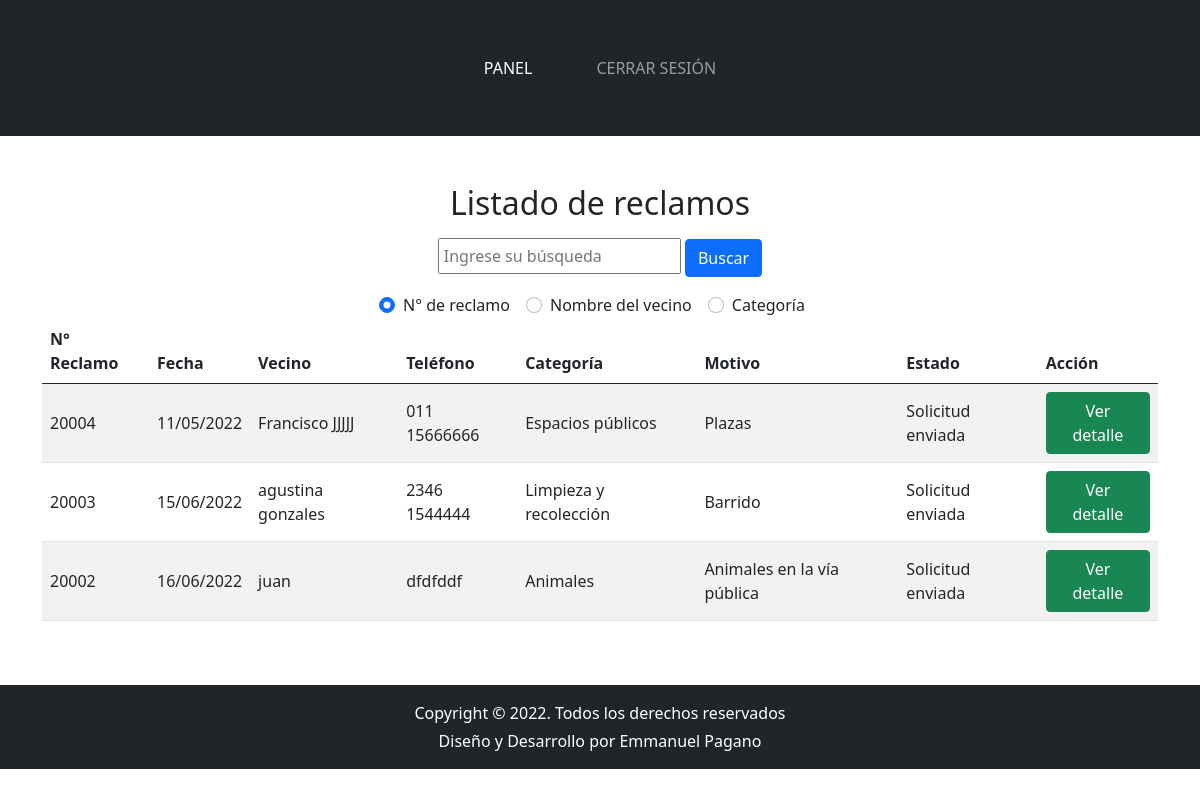
/adm/reclamos/listar-reclamo.php (signed in), run on an earlier commit of the app's database.
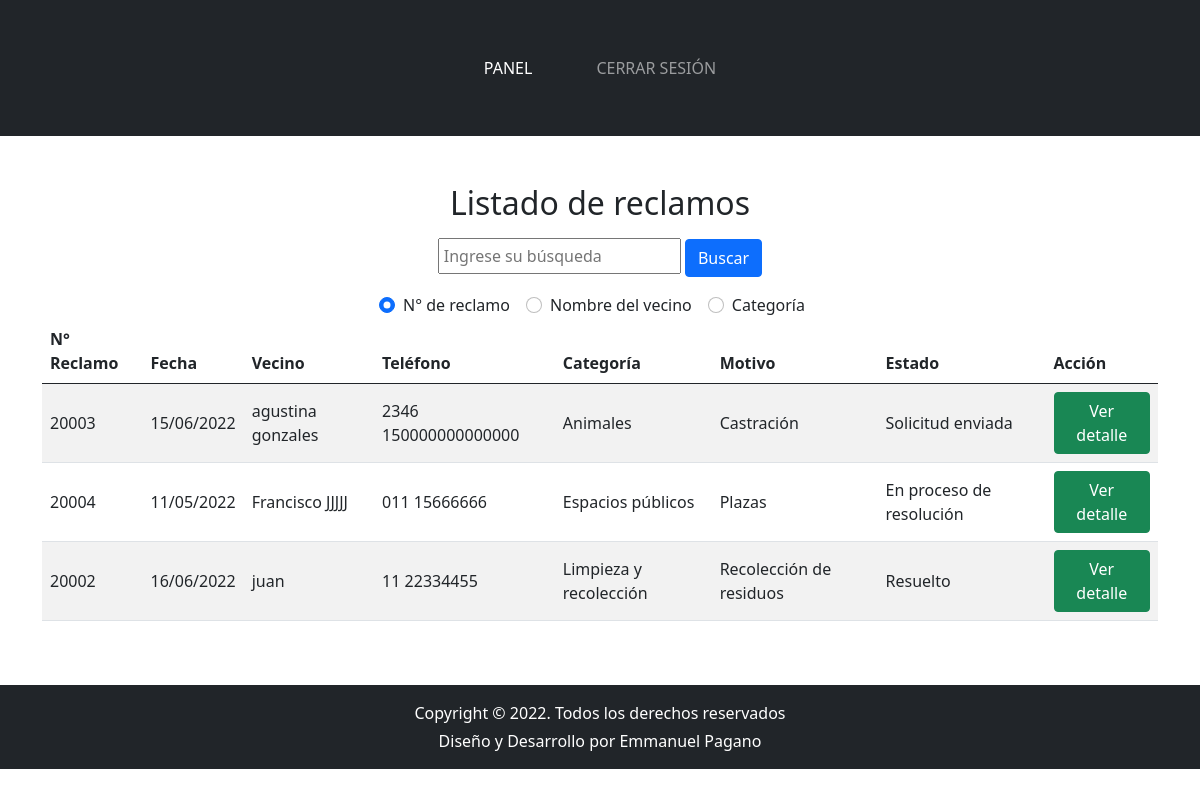
And on a later commit of the database.
### tables this page shows
CREATE TABLE `reclamos` (
  `idReclamo` int(11) NOT NULL AUTO_INCREMENT,
  `idSubcategoria` int(11) NOT NULL,
  `fechaReclamo` date NOT NULL,
  `nombreVecino` varchar(250) NOT NULL,
  `dni` int(8) NOT NULL,
  `idCalle` int(11) NOT NULL,
  `altura` int(11) NOT NULL,
  `direccionReclamo` varchar(250) NOT NULL,
  `telefonoVecino` varchar(250) NOT NULL,
  `correoVecino` varchar(250) NOT NULL,
  `idEstado` int(11) NOT NULL,
  `comentario` text NOT NULL,
  PRIMARY KEY (`idReclamo`),
  KEY `FK_estado` (`idEstado`),
  KEY `FK_subcategoria` (`idSubcategoria`),
  KEY `FK_calle` (`idCalle`),
  CONSTRAINT `relacion_reclamo_calle` FOREIGN KEY (`idCalle`) REFERENCES `calles` (`idCalle`),
  CONSTRAINT `relacion_reclamo_estado` FOREIGN KEY (`idEstado`) REFERENCES `estados` (`idEstado`),
  CONSTRAINT `relacion_reclamo_subcategoria` FOREIGN KEY (`idSubcategoria`) REFERENCES `subcategorias` (`idSubcategoria`)
);

CREATE TABLE `categorias` (
  `idCategoria` int(11) NOT NULL AUTO_INCREMENT,
  `categoria` varchar(250) NOT NULL,
  `descripcion` varchar(300) NOT NULL,
  `imgCategoria` varchar(300) NOT NULL,
  PRIMARY KEY (`idCategoria`)
);

CREATE TABLE `subcategorias` (
  `idSubcategoria` int(11) NOT NULL AUTO_INCREMENT,
  `subcategoria` varchar(250) NOT NULL,
  `descripcionSub` varchar(250) NOT NULL,
  `idCategoriaPadre` int(11) NOT NULL,
  PRIMARY KEY (`idSubcategoria`),
  KEY `FK_categoriaPadre` (`idCategoriaPadre`),
  CONSTRAINT `relacion_subcategoria_categoria` FOREIGN KEY (`idCategoriaPadre`) REFERENCES `categorias` (`idCategoria`)
);

CREATE TABLE `estados` (
  `idEstado` int(11) NOT NULL AUTO_INCREMENT,
  `estado` varchar(250) NOT NULL,
  PRIMARY KEY (`idEstado`)
);

### adm/reclamos/listar-reclamo.php (the view, shortened to what the changed rows need)
<?php
include("../../include/conexion.php");
if($_SERVER['REQUEST_METHOD'] == 'GET' && !empty($_GET['busqueda'])){
    $busqueda = $_GET['busqueda'];
    $filtro = $_GET['filtro'];
    if($filtro == 'numReclamo'){
        $cmd = $conexion->prepare('SELECT * FROM reclamos INNER JOIN subcategorias ON subcategorias.idSubcategoria = reclamos.idSubcategoria INNER JOIN categorias ON categorias.idCategoria = subcategorias.idCategoriaPadre INNER JOIN estados ON estados.idEstado = reclamos.idEstado WHERE idReclamo = :numReclamo ORDER BY reclamos.idEstado, reclamos.fechaReclamo');
        $cmd->execute(array(':numReclamo'=>$busqueda));
        $reclamos = $cmd->fetchAll();
    } else if($filtro == 'nombre'){
        $cmd = $conexion->prepare('SELECT * FROM reclamos INNER JOIN subcategorias ON subcategorias.idSubcategoria = reclamos.idSubcategoria INNER JOIN categorias ON categorias.idCategoria = subcategorias.idCategoriaPadre INNER JOIN estados ON estados.idEstado = reclamos.idEstado WHERE nombreVecino LIKE :busqueda ORDER BY reclamos.idEstado, reclamos.fechaReclamo');
        $cmd->execute(array(':busqueda'=>'%'.$busqueda.'%'));
        $reclamos = $cmd->fetchAll();
    } else {
        $cmd = $conexion->prepare('SELECT * FROM reclamos INNER JOIN subcategorias ON subcategorias.idSubcategoria = reclamos.idSubcategoria INNER JOIN categorias ON categorias.idCategoria = subcategorias.idCategoriaPadre INNER JOIN estados ON estados.idEstado = reclamos.idEstado WHERE categoria LIKE :busqueda ORDER BY reclamos.idEstado, reclamos.fechaReclamo');
        $cmd->execute(array(':busqueda'=>'%'.$busqueda.'%'));
        $reclamos = $cmd->fetchAll();
    }
}else{
    $cmd = $conexion->prepare('SELECT * FROM reclamos INNER JOIN subcategorias ON subcategorias.idSubcategoria = reclamos.idSubcategoria INNER JOIN categorias ON categorias.idCategoria = subcategorias.idCategoriaPadre INNER JOIN estados ON estados.idEstado = reclamos.idEstado ORDER BY reclamos.idEstado, reclamos.fechaReclamo');
    $cmd->execute();
    $reclamos = $cmd->fetchAll();
}
?>
<?php include('../../include/header-adm.php'); ?>
<section class="listado-abm py-5">
    <div class="container">
        <h2 class="titulo-seccion text-center">Listado de reclamos</h2>
        <div class="table-responsive">
            <table class="table table-striped">
                <thead>
                    <tr>
                    <th scope="col">N° Reclamo</th>
                    <th scope="col">Fecha</th>
                    <th scope="col">Vecino</th>
                    <th scope="col">Teléfono</th>
                    <th scope="col">Categoría</th>
                    <th scope="col">Motivo</th>
                    <th scope="col">Estado</th>
                    <th scope="col">Acción</th>
                    </tr>
                </thead>
                <tbody>
                    <?php
                    foreach ($reclamos as $fila) {
                        echo '
                        <tr>
                        <td>'.$fila["idReclamo"].'</td>
                        <td>'. date("d/m/Y", strtotime($fila["fechaReclamo"])) .'</td>
                        <td>'.$fila["nombreVecino"].'</td>
                        <td>'.$fila["telefonoVecino"].'</td>
                        <td>'.$fila["categoria"].'</td>
                        <td>'.$fila["subcategoria"].'</td>
                        <td>'.$fila["estado"].'</td>
                        <td>
                            <a href="modificar-reclamo.php?id='.$fila["idReclamo"].'" class="btn btn-success">Ver detalle</a>
                        </td>
                        </tr>
                        ';
                    }
                    ?>
                </tbody>
            </table>
        </div>
    </div>
</section>
<?php include('../../include/footer-adm.php'); ?>

What changed in the data, as far as the page shows it:
changed reclamos "agustina gonzales": telefonoVecino "2346 1544444" → "2346 150000000000000"; categorias.categoria "Limpieza y recolección" → "Animales"; idSubcategoria.subcategoria "Barrido" → "Castración"; moves up the list
changed reclamos "Francisco JJJJJ": idEstado.estado "Solicitud enviada" → "En proceso de resolución"
changed reclamos "juan": telefonoVecino "dfdfddf" → "11 22334455"; categorias.categoria "Animales" → "Limpieza y recolección"; idSubcategoria.subcategoria "Animales en la vía pública" → "Recolección de residuos"; idEstado.estado "Solicitud enviada" → "Resuelto"
